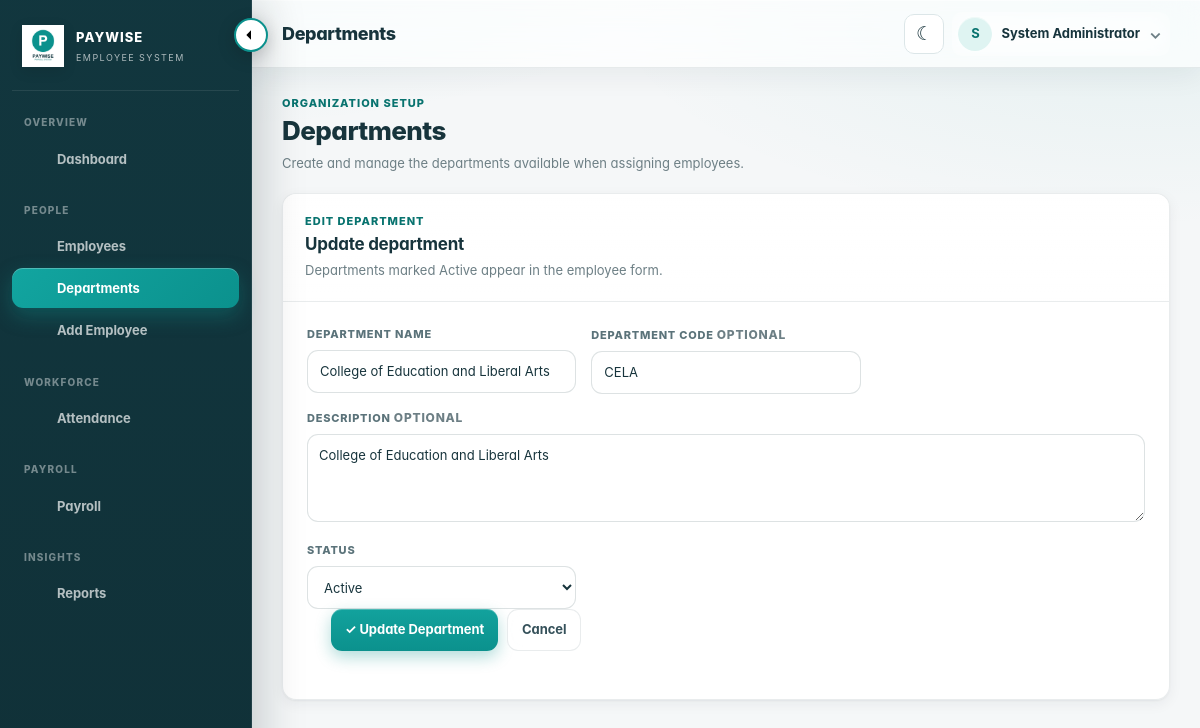
Page /pages/departments.php?edit=6 (signed in) on the committed database.
### tables this page shows
CREATE TABLE departments (
    department_id INT NOT NULL AUTO_INCREMENT,
    department_name VARCHAR(150) NOT NULL,
    department_code VARCHAR(30) DEFAULT NULL,
    description TEXT DEFAULT NULL,
    status ENUM('Active','Inactive') NOT NULL DEFAULT 'Active',
    created_at TIMESTAMP NOT NULL DEFAULT CURRENT_TIMESTAMP,
    updated_at TIMESTAMP NOT NULL DEFAULT CURRENT_TIMESTAMP ON UPDATE CURRENT_TIMESTAMP,
    PRIMARY KEY (department_id),
    UNIQUE KEY uq_department_name (department_name),
    UNIQUE KEY uq_department_code (department_code),
    KEY idx_department_status (status)
);

### config/database.php (called while the page is built, shortened)
<?php
if (!function_exists('e')) {
    function e($value): string
    {
        return htmlspecialchars((string)$value, ENT_QUOTES, 'UTF-8');
    }
}

### pages/departments.php (the view, shortened to what this page needs)
<?php
require_once __DIR__ . '/../includes/auth.php';
require_once __DIR__ . '/../includes/layout.php';
$editDepartment = null;
if (isset($_GET['edit'])) {
    $editId = (int)$_GET['edit'];
    $stmt = $conn->prepare('SELECT department_id,department_name,department_code,description,status FROM departments WHERE department_id=? LIMIT 1');
    $stmt->bind_param('i', $editId);
    $stmt->execute();
    $editDepartment = $stmt->get_result()->fetch_assoc();
}
function department_value(?array $department, string $key): string
{
    return e($department[$key] ?? '');
}
?>
<!doctype html>
<html lang="en">
<head>
    <link rel="stylesheet" href="../assets/css/app.css?v=20260909-rail4">
    <link rel="stylesheet" href="../assets/css/apple-system.css?v=20260916-apple9">
</head>
<body>
<div class="app">
    <main class="main">
        <div class="content">
            <div class="page-heading">
                <div>
                    <div class="eyebrow">Organization Setup</div>
                    <h1>Departments</h1>
                    <p>Create and manage the departments available when assigning employees.</p>
                </div>
            </div>
            <section class="card form-card">
                <div class="card-head">
                    <div>
                        <div class="eyebrow"><?php echo $editDepartment ? 'Edit Department' : 'New Department'; ?></div>
                        <h2><?php echo $editDepartment ? 'Update department' : 'Add a department'; ?></h2>
                        <p>Departments marked Active appear in the employee form.</p>
                    </div>
                </div>
                <div class="form-body">
                    <form method="post">
                        <div class="form-grid">
                            <div class="field">
                                <label>Department Name</label>
                                <input type="text" name="department_name" maxlength="100" required value="<?php echo department_value($editDepartment, 'department_name'); ?>" placeholder="e.g. College of Information Technology">
                            </div>
                            <div class="field">
                                <label>Department Code <span class="mini">Optional</span></label>
                                <input type="text" name="department_code" maxlength="30" value="<?php echo department_value($editDepartment, 'department_code'); ?>" placeholder="e.g. CITE">
                            </div>
                            <div class="field full">
                                <label>Description <span class="mini">Optional</span></label>
                                <textarea name="description" rows="3" placeholder="Short description of the department."><?php echo department_value($editDepartment, 'description'); ?></textarea>
                            </div>
                            <div class="field">
                                <label>Status</label>
                                <select name="status">
                                    <option value="Active" <?php echo (($editDepartment['status'] ?? 'Active') === 'Active') ? 'selected' : ''; ?>>Active</option>
                                </select>
                            </div>
                        </div>
                        <div class="form-actions">
                            <button class="btn btn-primary" type="submit"><?php echo $editDepartment ? '✓ Update Department' : '✓ Save Department'; ?></button>
                            <?php if ($editDepartment): ?><a class="btn btn-secondary" href="departments.php">Cancel</a><?php endif; ?>
                        </div>
                    </form>
                </div>
            </section>
            <section class="stats" style="margin-top:18px">
            </section>
        </div>
    </main>
</div>
</body>
</html>

### rows in the picture
departments: department_name "College of Education and Liberal Arts", department_code "CELA", description "College of Education and Liberal Arts", status "Active"

### other values in the picture
$item[2] "Dashboard"
$item[2] "Employees"
$item[2] "Departments"
$item[2] "Add Employee"
$item[2] "Attendance"
$item[2] "Payroll"
$item[2] "Reports"
$title "Departments"
$initial "S"
$adminName "System Administrator"
